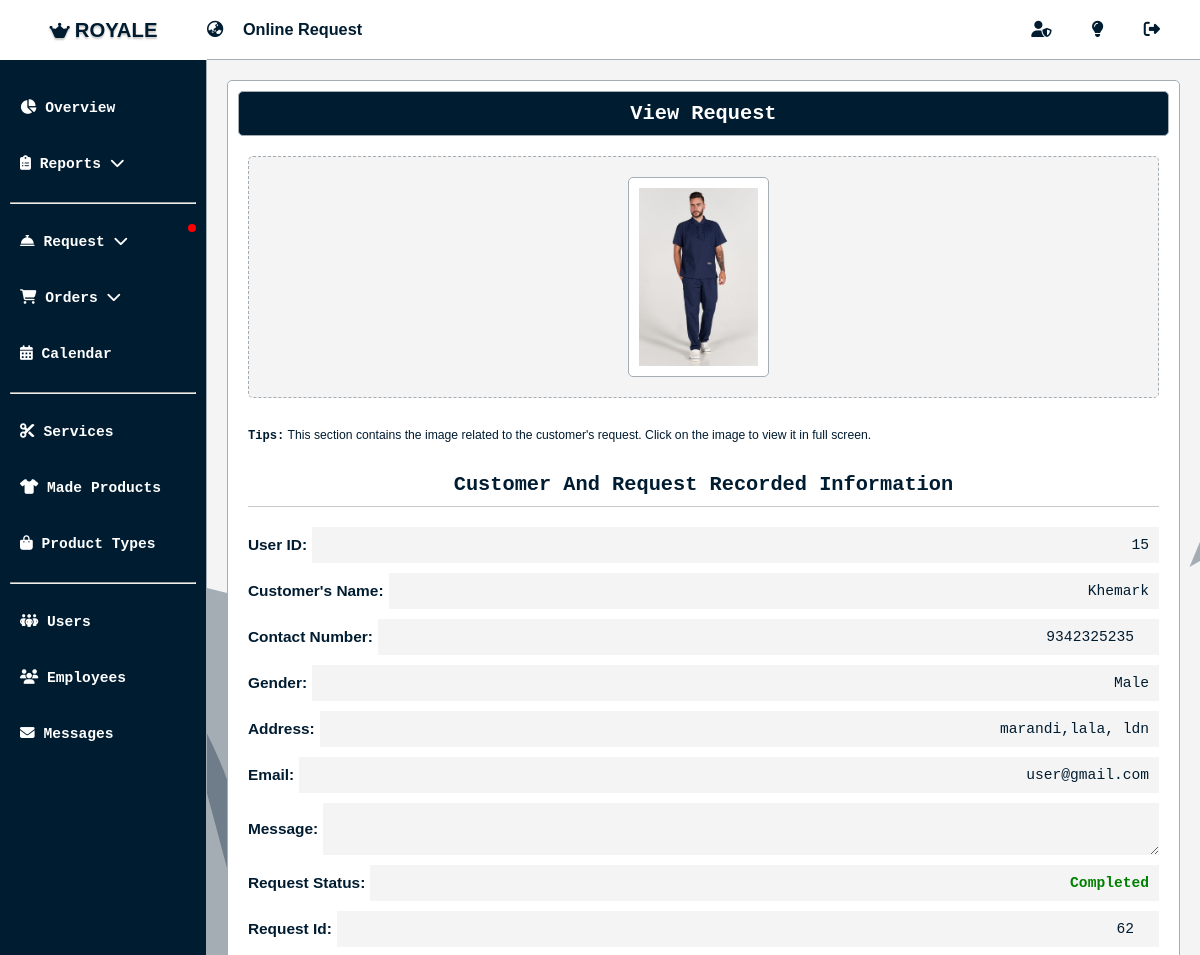
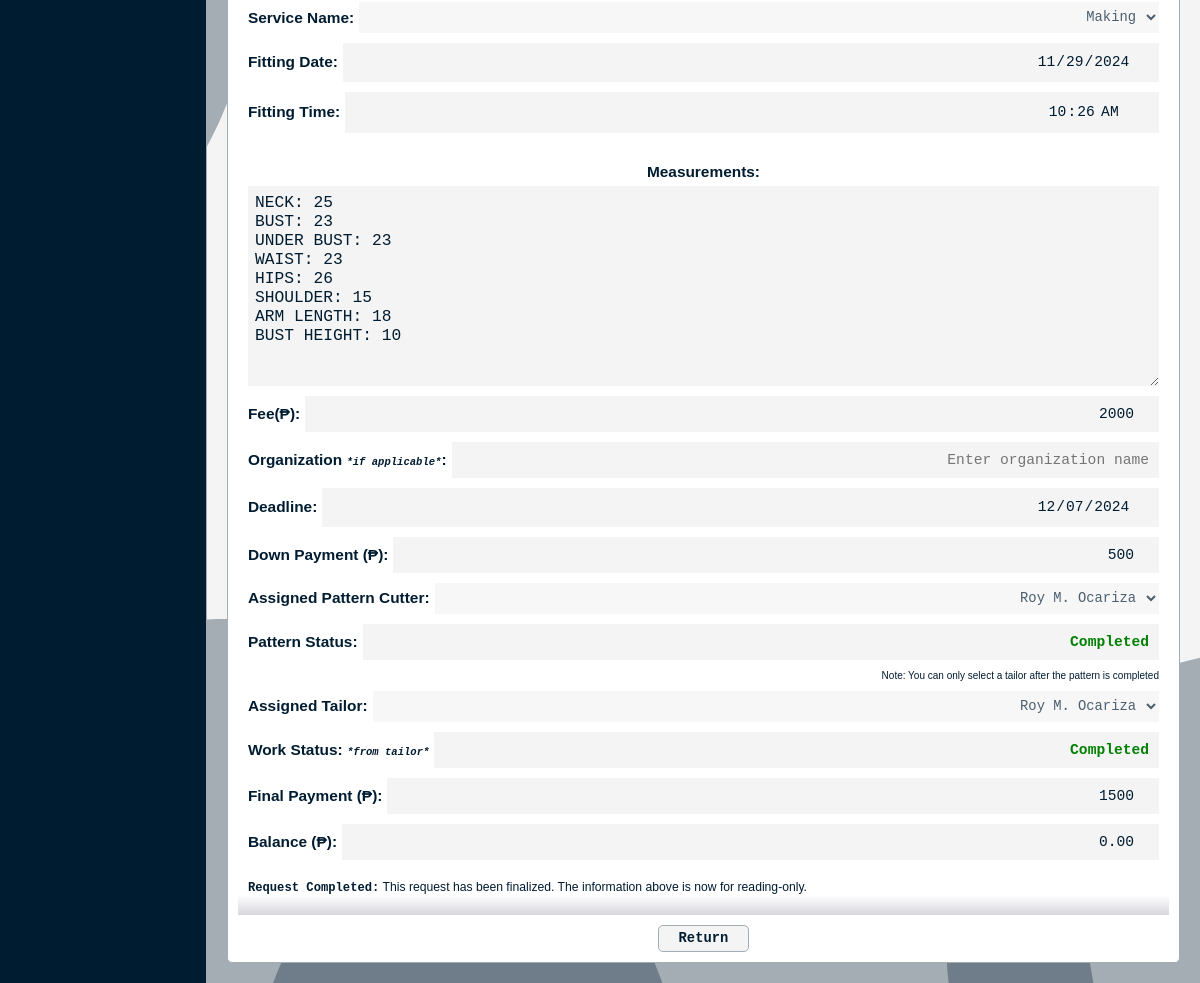
Page /admin/online_view_request.php?request_id=62 (signed in) on the committed database (2 pictures, top to bottom).
### tables this page shows
CREATE TABLE `royale_request_tbl` (
  `request_id` int(11) NOT NULL,
  `request_status` varchar(255) NOT NULL,
  `request_type` varchar(255) NOT NULL,
  `user_id` bigint(255) NOT NULL,
  `service_name` varchar(255) NOT NULL,
  `name` varchar(255) NOT NULL,
  `contact_number` bigint(255) NOT NULL,
  `gender` varchar(255) NOT NULL,
  `email` varchar(255) NOT NULL,
  `address` varchar(255) NOT NULL,
  `fitting_date` date NOT NULL,
  `fitting_time` time NOT NULL,
  `photo` varchar(255) NOT NULL,
  `message` text NOT NULL,
  `fee` bigint(255) NOT NULL,
  `measurement` text NOT NULL,
  `deadline` date NOT NULL,
  `special_group` varchar(255) NOT NULL,
  `assigned_pattern_cutter` varchar(255) NOT NULL,
  `assigned_tailor` varchar(255) NOT NULL,
  `balance` bigint(255) NOT NULL,
  `down_payment` bigint(255) NOT NULL,
  `down_payment_date` date NOT NULL,
  `pattern_status` text NOT NULL,
  `pattern_completed_datetime` datetime NOT NULL,
  `work_status` varchar(255) NOT NULL,
  `work_completed_datetime` datetime NOT NULL,
  `final_payment` bigint(255) NOT NULL,
  `final_payment_date` date NOT NULL,
  `cancellation_reason` text NOT NULL,
  `datetime_request` datetime NOT NULL
);

### admin/online_view_request.php (the view, shortened to what the rows shown need)
<?php
require 'dbconnect.php';
$request_id = isset($_GET['request_id']) ? $_GET['request_id'] : '';
$stmt = $conn->prepare("SELECT * FROM royale_request_tbl WHERE request_id = ?");
$stmt->bind_param("i", $request_id);
$stmt->execute();
$result = $stmt->get_result();
if ($result->num_rows > 0) {
    $row = $result->fetch_assoc();
} else {
    die("No data found for the given request ID.");
}
?>
<!DOCTYPE html>
<html lang="en">
<head>
    <?php include 'important.php'; ?>
    <link rel="stylesheet" href="css/main.css?v=<?php echo time(); ?>">
    <link rel="stylesheet" href="css/all_dashboard.css?v=<?php echo time(); ?>">
</head>
<body class="<?php echo isset($_SESSION['admin_id']) ? 'admin-mode' : ''; ?>">
    <div class="overall-container">
        <main>
            <div class="content-container">
            <div class="content" data-status="<?php echo ucfirst($row['request_status']); ?>">
                    <h1 class="hidden">View Request</h1>
                    <form method="POST" action="online_request_action.php" method="POST"
                        class="request-details-container">
                        <div class="information-container">
                            <div class="request-details-img hidden">
                                <?php
                                $photos = explode(',', $row['photo']);
                                foreach ($photos as $photo) {
                                    echo "<img src='../uploads/$photo' alt='Photo' onclick='openModal(this.src)' style='margin-right: 10px;'>";
                                }
                                ?>
                            </div>
                            <h2 class="hidden"
                                style="display:<?php echo ($row['request_status'] === 'completed') ? 'block' : 'none'; ?>">
                                Customer and Request Recorded Information</h2>
                            <div class="request-details-container2 hidden">
                                <div class="request-details">
                                    <label>User ID:</label>
                                    <input type="text" name="user_id" id="" value="<?php echo $row['user_id']; ?>"
                                        readonly>
                                </div>
                                <div class="request-details">
                                    <label>Customer's Name:</label>
                                    <input readonly type="text" name="name" id="" value="<?php echo ucfirst($row['name']); ?>"
                                        <?php echo ($row['request_status'] === 'accepted' || $row['request_status'] === 'ongoing' || $row['request_status'] === 'completed') ? 'readonly' : ''; ?>>
                                </div>
                                <div class="request-details">
                                    <label>Contact Number:</label>
                                    <input readonly type="number" name="contact_number" id=""
                                        value="<?php echo $row['contact_number']; ?>" <?php echo ($row['request_status'] === 'accepted' || $row['request_status'] === 'ongoing' || $row['request_status'] === 'completed') ? 'readonly' : ''; ?>>
                                </div>
                                <div class="request-details">
                                    <label>Gender:</label>
                                    <input readonly type="text" name="gender" id=""
                                        value="<?php echo ucfirst($row['gender']); ?>" <?php echo ($row['request_status'] === 'accepted' || $row['request_status'] === 'ongoing' || $row['request_status'] === 'completed') ? 'readonly' : ''; ?>>
                                </div>
                                <div class="request-details">
                                    <label>Address:</label>
                                    <input readonly type="text" name="address" id="" value="<?php echo $row['address']; ?>" <?php echo ($row['request_status'] === 'accepted' || $row['request_status'] === 'ongoing' || $row['request_status'] === 'completed') ? 'readonly' : ''; ?>>
                                </div>
                                <div class="request-details">
                                    <label>Email:</label>
                                    <input readonly type="text" name="email" id="" value="<?php echo $row['email']; ?>" <?php echo ($row['request_status'] === 'accepted' || $row['request_status'] === 'ongoing' || $row['request_status'] === 'completed') ? 'readonly' : ''; ?>>
                                </div>
                                <div class="request-details">
                                    <label>Message:</label>
                                    <textarea readonly name="message" id="message" <?php echo ($row['request_status'] === 'accepted' || $row['request_status'] === 'ongoing' || $row['request_status'] === 'completed') ? 'readonly' : ''; ?>><?php echo $row['message']; ?></textarea>
                                </div>
                                <div class="request-details">
                                    <label>Request Status:</label>
                                    <?php
                                    $requestStatus = ucfirst($row['request_status'] ?? 'No Status Yet');
                                    $requestcolor = '';
                                    switch (strtolower($row['request_status'] ?? '')) {
                                        case 'completed':
                                            $requestcolor = 'green';
                                            break;
                                    }
                                    ?>
                                    <input type="text" name="request_status" value="<?php echo $requestStatus; ?>" placeholder="No Status Yet" readonly style="color: <?php echo $requestcolor; ?>; font-weight:bold;">
                                </div>
                                <div class="request-details">
                                    <label>Request Id:</label>
                                    <input type="number" name="request_id" id=""
                                        value="<?php echo ucfirst($row['request_id']); ?>" readonly>
                                </div>
                                <div class="request-details">
                                    <label>Fitting Date:</label>
                                    <input type="date" name="fitting_date" id="fitting_date"
                                        value="<?php echo $row['fitting_date']; ?>"
                                        <?php echo ($row['request_status'] === 'accepted' || $row['request_status'] === 'ongoing' || $row['request_status'] === 'completed') ? 'disabled' : ''; ?>
                                        min="<?php echo date('Y-m-d'); ?>">
                                </div>
                                <div class="request-details">
                                    <label>Fitting Time:</label>
                                    <input type="time" name="fitting_time" id=""
                                        value="<?php echo $row['fitting_time']; ?>" <?php echo ($row['request_status'] === 'accepted' || $row['request_status'] === 'ongoing' || $row['request_status'] === 'completed') ? 'disabled' : ''; ?>>
                                </div>
                            </div>
                    </form>
                    <form action="online_request_action.php" method="POST" class="additional-info-container" style="display: <?php echo ($row['request_status'] === 'pending' || $row['request_status'] === 'cancelled') ? 'none' : ''; ?>">
                        <div class="request-details-container2">
                            <?php
                            $measurementValue = $row['measurement'];
                            ?>
                            <div class="request-details" style="flex-direction: column;">
                                <label>Measurements:</label>
                                <textarea name="measurement" id="measurement" <?php echo ($row['request_status'] === 'pending' || $row['request_status'] === 'ongoing' || $row['request_status'] === 'completed') ? 'readonly' : ''; ?>><?php echo $measurementValue; ?></textarea>
                            </div>
                        </div>
                        <div class="request-details-container2">
                            <div class="request-details">
                                <label>Fee(₱):</label>
                                <input type="number" name="fee" id="fee" value="<?php echo $row['fee']; ?>"
                                    oninput="calculateBalance()" required <?php echo ($row['request_status'] === 'pending' || $row['request_status'] === 'ongoing' || $row['request_status'] === 'completed') ? 'readonly' : ''; ?>>
                            </div>
                            <div class="request-details">
                                <label>Organization <em>*if applicable*</em>:</label>
                                <input type="text" name="special_group" id="" placeholder="Enter organization name"
                                    value="<?php echo $row['special_group']; ?>" <?php echo ($row['request_status'] === 'pending' || $row['request_status'] === 'ongoing' || $row['request_status'] === 'completed') ? 'readonly' : ''; ?>>
                            </div>
                            <div class="request-details">
                                <label>Deadline:</label>
                                <input type="date" name="deadline" id="deadline"
                                    value="<?php echo $row['deadline']; ?>"
                                    <?php echo ($row['request_status'] === 'pending' || $row['pattern_status'] === 'completed' || $row['request_status'] === 'completed') ? 'readonly' : ''; ?>
                                    min="<?php echo date('Y-m-d'); ?>">
                            </div>
                            <div class="request-details">
                                <label>Down Payment (₱):</label>
                                <input type="number" name="down_payment" id="down_payment"
                                    value="<?php echo $row['down_payment']; ?>"
                                    oninput="validatePayments(event)"
                                    <?php echo ($row['request_status'] === 'pending' || $row['request_status'] === 'ongoing' || $row['request_status'] === 'completed') ? 'readonly' : ''; ?>>
                            </div>
                            <div class="request-details">
                                <label>Pattern Status:</label>
                                <?php
                                if (isset($row['assigned_pattern_cutter']) && strtolower($row['assigned_pattern_cutter']) === 'not applicable') {
                                    $patternStatus = 'Not Applicable';
                                    $color = 'black';
                                } else {
                                    $patternStatus = ucfirst($row['pattern_status'] ?? 'No Status Yet');
                                    $color = '';
                                    switch (strtolower($row['pattern_status'] ?? '')) {
                                        case 'completed':
                                            $color = 'green';
                                            break;
                                    }
                                }
                                ?>
                                <input type="text" name="pattern_status" value="<?php echo $patternStatus; ?>" placeholder="No Status Yet" readonly style="color: <?php echo $color; ?>; font-weight: bold;">
                            </div>
                            <div class="request-details">
                                <label>Work Status: <em>*from tailor*</em></label>
                                <?php
                                $workStatus = ucfirst($row['work_status'] ?? 'No Status Yet');
                                $workColor = '';
                                switch (strtolower($row['work_status'] ?? '')) {
                                    case 'completed':
                                        $workColor = 'green';
                                        break;
                                }
                                ?>
                                <input type="text" name="work_status" value="<?php echo $workStatus; ?>" placeholder="No Status Yet" readonly style="color: <?php echo $workColor; ?>; font-weight:bold;">
                            </div>
                        </div>
                        <div class="request-details-container2" style="display: <?php echo ($row['request_status'] === 'accepted' || $row['request_status'] === 'pending' || $row['request_status'] === 'cancelled' || $row['work_status'] === 'pending' || $row['work_status'] === 'rejected' || $row['work_status'] === 'in progress' || $row['work_status'] === 'accepted' ) ? 'none' : 'flex'; ?>">
                            <div class="request-details">
                                <label>Final Payment (₱):</label>
                                <input type="number" name="final_payment" id="final_payment"
                                    value="<?php echo $row['final_payment']; ?>"
                                    oninput="validatePayments(event)"
                                    <?php echo ($row['request_status'] === 'completed') ? 'readonly' : ''; ?>>
                            </div>
                            <div class="request-details">
                                <label>Balance (₱):</label>
                                <input type="number" name="balance" id="balance" readonly
                                    value="<?php echo $row['balance']; ?>">
                            </div>
                        </div>
                        </form>
                </div>
            </div>
        </main>
    </div>
</body>
</html>

### rows in the picture
royale_request_tbl: photo (picture), user_id "15", name "Khemark", contact_number "9342325235", gender "Male", address "marandi,lala, ldn", email "user@gmail.com", request_status "Completed", request_id "62", fitting_date "11/29/2024", fitting_time "10:26:00", measurement "neck: 25 bust: 23 under bust: 23 waist: 23 hips: 26 shoulder: 15 arm length: 18 bust height: 10", fee "2000", deadline "12/07/2024", down_payment "500", pattern_status "Completed", work_status "Completed", final_payment "1500", balance "0.00"

### other values in the picture
form field service_name "Making"
form field assigned_pattern_cutter "Roy M. Ocariza"
form field assigned_tailor "Roy M. Ocariza"
